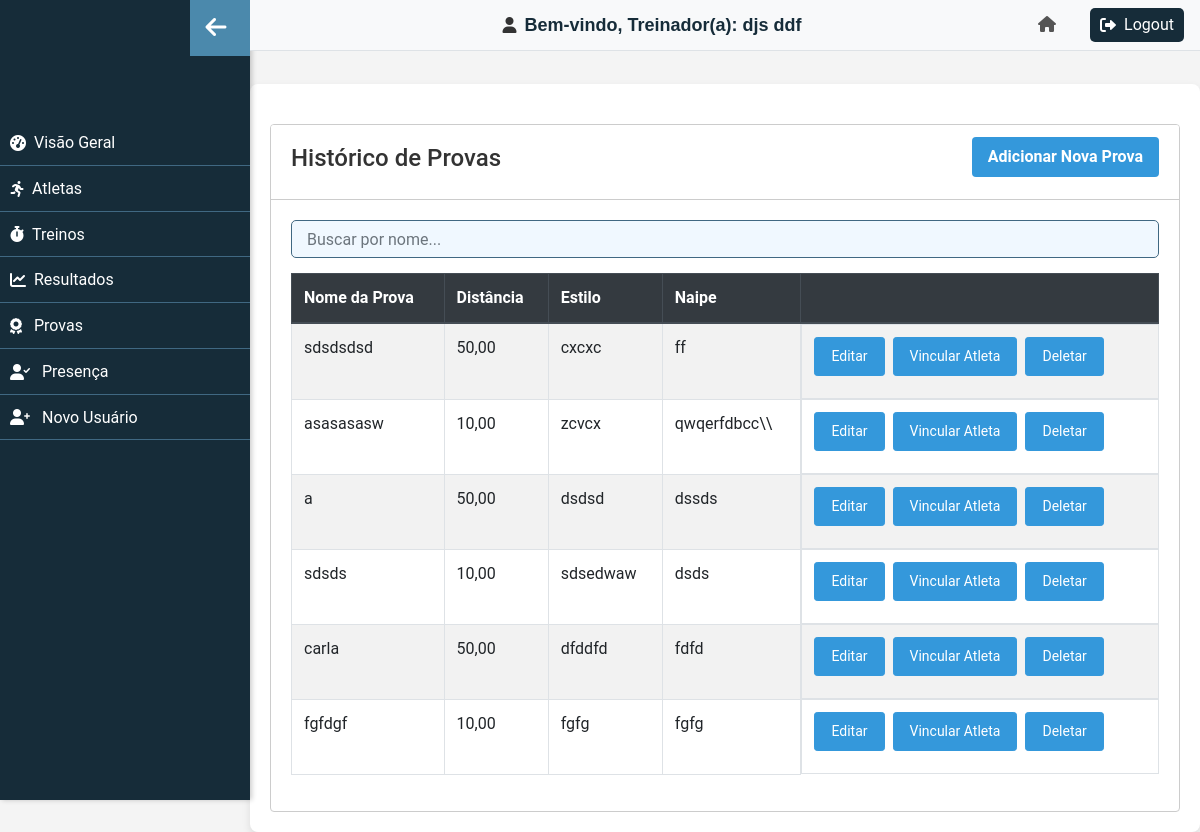
/provas/ (signed in), run on the app's committed database.
### sgan/core/models.py (models this page shows, shortened)
class ModelUsuario(AbstractUser):
    email=models.EmailField('E-mail', unique=True) # usar email para fazer o login
    fone=models.CharField(
        max_length=11,
        validators=[phone_validator],
        blank=True,
        verbose_name="Número de celular",
        help_text="Somente números (DDD + 9 dígitos)",
    )
    is_staff=models.BooleanField('Treinador', default=True)
    data_nascimento = models.DateField(null=True)
    SEXO_CHOICES = (
        ('F', 'Feminino'),
        ('M', 'Masculino'),
        ('O', 'Outros'),
    )
    sexo = models.CharField(
        max_length=1,
        choices=SEXO_CHOICES,
        verbose_name="Sexo",
        help_text="Selecione o sexo: Feminino, Masculino ou Outros",
    )
    cpf = models.CharField(
        max_length=14,  # Com traços e pontos, o máximo é 14 caracteres
        unique=True,
        validators=[cpf_validator],
        verbose_name="CPF",
        help_text="Informe seu CPF no formato xxx.xxx.xxx-xx",
    )
    endereco = models.CharField(max_length=100)
    curso = models.CharField(max_length=100)
    matricula =models.CharField(
        max_length=8,
        unique=True,
        blank=True,
        null=True,
        validators=[matricula_validator],
        verbose_name="Matrícula",
        help_text="Informe sua matrícula com 8 dígitos.",
    )
    socio = models.BooleanField('Sócio do Grêmio Fronteira', default=True)
    USERNAME_FIELD='email'      #poderiamos definir qualquer outro campo como username
    REQUIRED_FIELDS=['first_name', 'last_name', 'fone','data_nascimento','sexo', 'cpf','endereco','curso', 'matricula', 'socio']
    objects = UsuarioManager()#com isso especificicamos parao django usar o noss manager e não o padrao

class Prova(models.Model):
    nome_prova = models.CharField(max_length=50)
    distancia = models.DecimalField(max_digits=7, decimal_places=2)
    estilo = models.CharField(max_length=25)
    naipe = models.CharField(max_length=20)

### sgan/core/views.py (the view)
# urls.py: path('provas/', login_required(provas), name='provas'),
def provas(request):
    provas_list = Prova.objects.all()
    modelusuarios_list = ModelUsuario.objects.all()  # Adicione esta linha
    return render(request, 'provas.html', {'provas_list': provas_list, 'modelusuarios_list': modelusuarios_list})

### sgan/core/templates/provas.html (shortened to what this page needs)
{% load static %}
<!DOCTYPE html>
<html lang="pt-br">
<head>
    <link rel="stylesheet" href="https://stackpath.bootstrapcdn.com/bootstrap/4.5.2/css/bootstrap.min.css">
    <link rel="stylesheet" href="{% static 'css/style.css' %}">
    <link rel="stylesheet" href="https://cdnjs.cloudflare.com/ajax/libs/font-awesome/6.0.0-beta3/css/all.min.css">
</head>
<body>
    {% include 'sidebar.html' %}
    {% include 'header.html' %}
    <div class="center-content">
        {% block content %}
        <div class="container mt-4">
            <div class="card">
                <div class="card-header">
                    <div class="d-flex justify-content-between align-items-center">
                        <h4 class="titulo-provas">Histórico de Provas</h4>
                        {% if user.is_superuser or user.is_staff %}
                            <button type="button" class="btn btn-primary" id="addProvaBtn">
                                Adicionar Nova Prova
                            </button>
                        {% endif %}
                    </div>
                </div>
                <div class="card-body" id="historicoProvas">
                    <input type="text" class="form-control" id="searchInput" placeholder="Buscar por nome...">
                    <table class="table table-striped">
                        <thead class="thead-dark">
                            <tr>
                                <th>Nome da Prova</th>
                                <th>Distância</th>
                                <th>Estilo</th>
                                <th>Naipe</th>
                                <th>   </th>
                            </tr>
                        </thead>
                        <tbody>
                            {% for prova in provas_list %}
                                <tr>
                                    <td>{{ prova.nome_prova }}</td>
                                    <td>{{ prova.distancia }}</td>
                                    <td>{{ prova.estilo }}</td>
                                    <td>{{ prova.naipe }}</td>
                                    <td class="d-flex align-items-center">
                                        {% if user.is_superuser or user.is_staff %}
                                            <button class="btn btn-info btn-sm editar-prova mr-2" data-prova-id="{{ prova.pk }}">Editar</button>
                                            <button type="button" class="btn btn-success btn-sm vincular-atleta-btn mr-2">Vincular Atleta</button>
                                            <form method="post" action="{% url 'delete_prova' %}" class="delete-form">
                                                <button class="btn btn-danger btn-sm deletar-prova" data-prova-id="{{ prova.pk }}">Deletar</button>
                                            </form>
                                        {% endif %}
                                    </td>
                                </tr>
                            {% endfor %}
                        </tbody>
                    </table>
                </div>
            </div>
        </div>
        {% endblock %}
    </div>
</body>
</html>

### sgan/core/templates/header.html (shortened to what this page needs)
<header>
    <link rel="stylesheet" href="https://cdnjs.cloudflare.com/ajax/libs/font-awesome/6.0.0/css/all.min.css">
    {% if user.is_authenticated %}
        <div class="user-info">
            <i class="fas fa-user user-icon " ></i>
            <span id="welcome-message" class="username">
                Bem-vindo, {% if user.is_staff %}Treinador(a){% else %}Atleta{% endif %}: {{ user.get_full_name|default:user.username }}
            </span>
        </div>
    {% endif %}
    <div class="header-icons">
        <a href="{% url 'dashboard' %}" class="home-link" title="Dashboard">
            <i class="fas fa-home"></i>
        </a>
        <a class="logout-button" href="{% url 'logout' %}">
            <i class="fas fa-sign-out-alt logout-icon"></i>
            Logout
        </a>
    </div>
</header>

### sgan/core/static/css/style.css (style rules this page uses)
body { background-color: #f7f8fc; font-family: "Segoe UI", Tahoma, Geneva, Verdana, sans-serif; padding-top: 60px; }
.form-control { margin-bottom: 15px; padding: 15px; border-radius: 5px; border: 1px solid #406882; }
.btn-primary { background-color: #4b89ac; border-color: #3a6d8c; padding: 15px; font-size: 16px; font-weight: bold; margin-bottom: 15px; }
header { background: #f8f9fa; padding: 0.5rem 1rem; display: flex; justify-content: space-between; align-items: center; border-bottom: 1px solid #dee2e6; position: fixed; top: 0; left: 250px; right: 0; z-index: 1050; box-sizing: border-box; flex-wrap: nowrap; }
.username, .logout-form, .admin-link, .home-link, .login-link { font-size: 1rem; color: #555; }
.user-info { display: flex; align-items: center; }
.header-icons { display: flex; gap: 1rem; align-items: center; }
.fas { margin-right: 8px; }
#welcome-message { font-weight: bold; font-family: 'Arial', sans-serif; color: #162c39; font-size: 18px; }
.logout-button { cursor: pointer; background-color: #162c39; color: #fff; text-decoration: none; padding: 5px 10px; border-radius: 5px; transition: background-color 0.3s ease; margin-bottom: 0; display: inline-block; margin-left: 10px; width: 100%; box-sizing: border-box; display: flex; align-items: center; }
.logout-button i { margin-right: 8px; }
.btn { padding: .5rem 1rem; margin-bottom: 10px; }
body { background-color: #f5f5f5; color: #333; font-family: 'Roboto', sans-serif; }
.card { margin-top: 20px; border: 1px solid #ccc; }
.card-header { background-color: #ffffff; color: #333; border-bottom: 1px solid #ccc; }
.titulo-provas { color: #333; font-size: 24px; }
.btn-primary, .btn-info, .btn-success, .btn-danger, .btn-secondary { background-color: #3498db; border-color: #3498db; color: #ffffff; }
table { color: #333; }
table thead { background-color: #3498db; color: #ffffff; }
table th, table td { border: 1px solid #dee2e6; }
#searchInput { background-color: #f0f8ff; color: #333; }
body { font-family: 'Roboto', sans-serif; background-color: #f4f4f4; color: #333; }
.container { background-color: #ffffff; border-radius: 8px; padding: 20px; box-shadow: 0 4px 8px rgba(0, 0, 0, 0.1); }
.btn-primary { background-color: #3498db; border: none; transition: background-color 0.3s ease; }

### data on the page
ModelUsuario: get_full_name "djs ddf"
Prova: nome_prova "sdsdsdsd", distancia "50,00", estilo "cxcxc", naipe "ff"
Prova: nome_prova "asasasasw", distancia "10,00", estilo "zcvcx", naipe "qwqerfdbcc\\\\"
Prova: nome_prova "a", distancia "50,00", estilo "dsdsd", naipe "dssds"
Prova: nome_prova "sdsds", distancia "10,00", estilo "sdsedwaw", naipe "dsds"
Prova: nome_prova "carla", distancia "50,00", estilo "dfddfd", naipe "fdfd"
Prova: nome_prova "fgfdgf", distancia "10,00", estilo "fgfg", naipe "fgfg"
